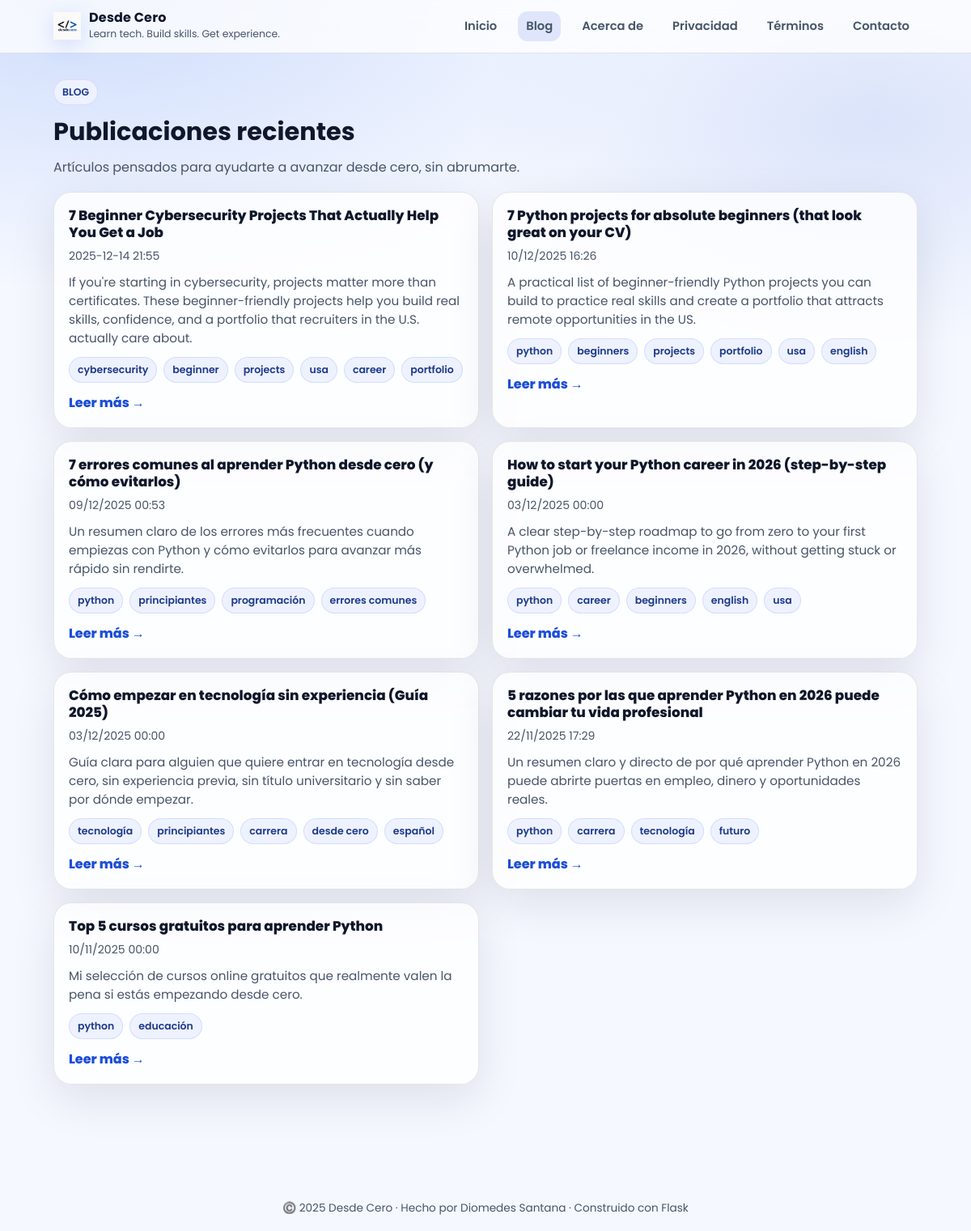
/blog, run on an earlier commit of the app's database.
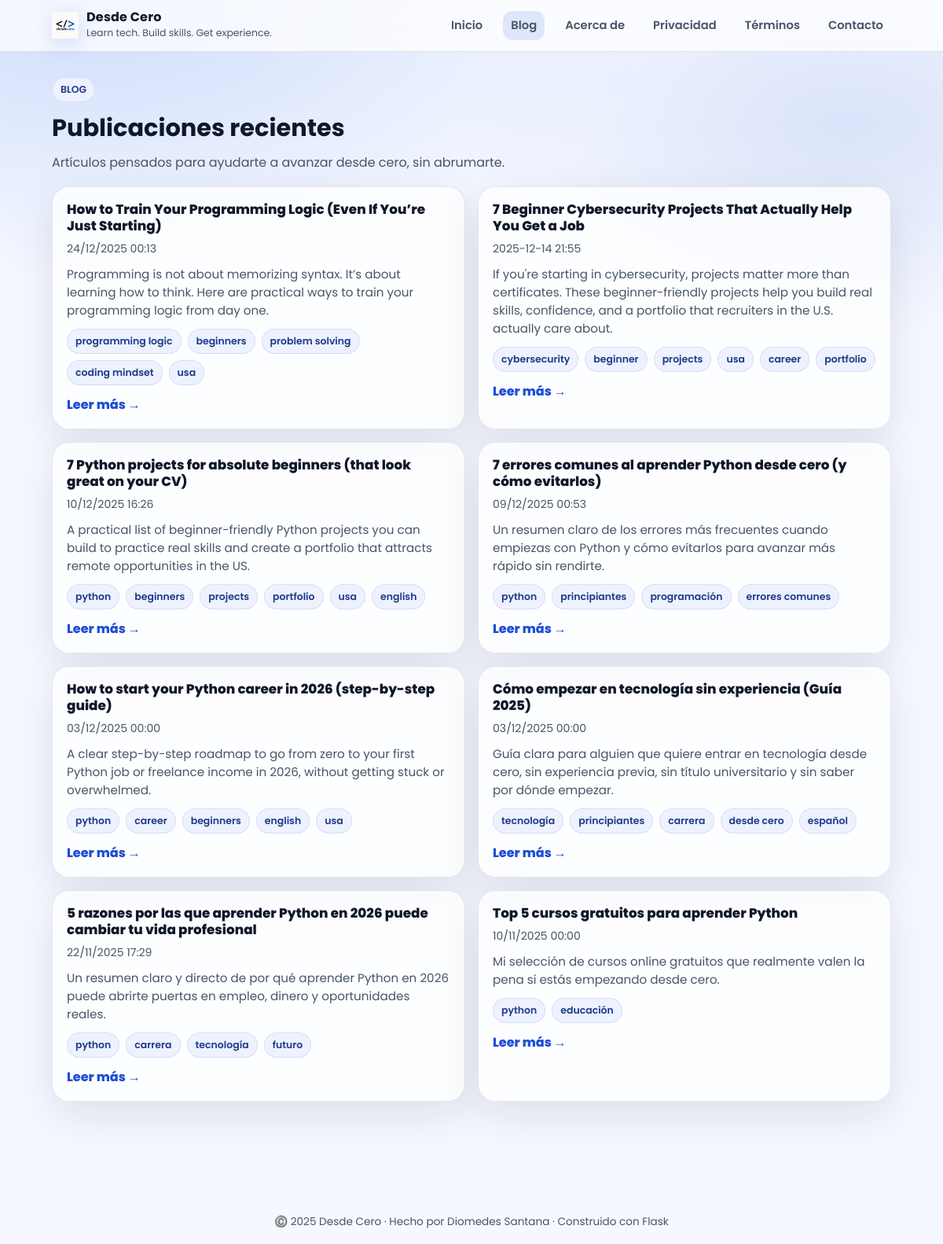
And on a later commit of the database.
### tables this page shows
CREATE TABLE posts (
            id      INTEGER PRIMARY KEY AUTOINCREMENT,
            title   TEXT NOT NULL,
            slug    TEXT NOT NULL UNIQUE,
            date    TEXT NOT NULL,      -- formato ISO 'YYYY-MM-DD HH:MM:SS'
            tags    TEXT,
            excerpt TEXT,
            content TEXT NOT NULL
        , content_html TEXT);

### main.py (the view)
@app.route("/blog")
def blog_list():
    posts = get_all_posts()
    return render_template("blog_list.html", posts=posts)

### main.py (called while the page is built)
def get_conn():
    conn = sqlite3.connect(DB_PATH)
    conn.row_factory = sqlite3.Row  # permite acceder por nombre de columna
    return conn

def get_all_posts():
    conn = get_conn()
    cur = conn.cursor()
    cur.execute("SELECT * FROM posts ORDER BY date DESC")
    rows = cur.fetchall()
    conn.close()
    return rows

@app.template_filter("fecha")
def formato_fecha(value):
    try:
        if isinstance(value, str):
            dt = datetime.strptime(value, "%Y-%m-%d %H:%M:%S")
        else:
            dt = value
        return dt.strftime("%d/%m/%Y %H:%M")
    except Exception:
        return value

@app.context_processor
def inject_globals():
    now = datetime.utcnow()
    return {
        "now": now,
        "current_year": now.year,
        "site_name": "Desde Cero",
    }

### templates/blog_list.html (shortened to what this page needs)
{% extends "base.html" %}
{% set active_page = 'blog' %}
{% block content %}
<div class="wrap">
  <div class="header">
    <div class="chip">BLOG</div>
    <h1 style="margin-top:10px;">Publicaciones recientes</h1>
    <p>Artículos pensados para ayudarte a avanzar desde cero, sin abrumarte.</p>
  </div>
  {% if posts %}
    <div class="grid">
      {% for post in posts %}
        <article class="card post-card">
          <h2>
            <a href="{{ url_for('post_detail', slug=post['slug']) }}">{{ post['title'] }}</a>
          </h2>
          <div class="meta">
            {{ post['date']|fecha }}
          </div>
          {% if post['excerpt'] %}
            <p class="excerpt">{{ post['excerpt'] }}</p>
          {% endif %}
          {% if post['tags'] %}
            <div class="chips">
              {% for tag in post['tags'].split(',') %}
                <span class="chip">{{ tag.strip() }}</span>
              {% endfor %}
            </div>
          {% endif %}
          <a class="read" href="{{ url_for('post_detail', slug=post['slug']) }}">Leer más →</a>
        </article>
      {% endfor %}
    </div>
  {% else %}
    <p style="color:var(--muted);">Todavía no hay publicaciones.</p>
  {% endif %}
</div>
{% endblock %}

### templates/base.html (shortened to what this page needs)
<!doctype html>
<html lang="es">
<head>
</head>
<body>
  <header class="navbar">
    <div class="nav-inner">
      <a href="{{ url_for('home') }}" class="brand">
        <img src="{{ url_for('static', filename='logo.png') }}" alt="Logo">
        <div>
          <div class="brand-title">Desde Cero</div>
          <div class="brand-sub">Learn tech. Build skills. Get experience.</div>
        </div>
      </a>
      <nav class="nav-links">
        <a href="{{ url_for('home') }}" class="{% if active_page == 'home' %}nav-active{% endif %}">Inicio</a>
        <a href="{{ url_for('blog_list') }}" class="{% if active_page == 'blog' %}nav-active{% endif %}">Blog</a>
        <a href="{{ url_for('about') }}" class="{% if active_page == 'about' %}nav-active{% endif %}">Acerca de</a>
        <a href="{{ url_for('privacy') }}">Privacidad</a>
        <a href="{{ url_for('terms') }}">Términos</a>
        <a href="{{ url_for('contact') }}">Contacto</a>
      </nav>
    </div>
  </header>
  <main class="page">
    {% block content %}{% endblock %}
  </main>
  <footer>
    ©️ {{ current_year }} Desde Cero · Hecho por Diomedes Santana · Construido con Flask
  </footer>
</body>
</html>

### templates/base.html (style rules this page uses)
:root { --bg: #f5f8ff; --panel: rgba(255,255,255,.78); --panel-strong: #ffffff; --text: #0f172a; --muted: #475569; --border: rgba(15,23,42,.10); --shadow: 0 18px 55px rgba(15, 23, 42, .10); --blue: #1d4ed8; --blue2:#2563eb; --blueSoft:#eaf2ff; --chip:#eef2ff; }
* { box-sizing:border-box; }
body { margin:0; font-family:"Poppins", sans-serif; background: radial-gradient(1200px 600px at 10% 0%, rgba(37,99,235,.18), transparent 60%), radial-gradient(900px 500px at 90% 10%, rgba(29,78,216,.12), transparent 55%), var(--bg); color:var(--text); }
.navbar { position:sticky; top:0; z-index:50; background: rgba(255,255,255,.75); backdrop-filter: blur(12px); border-bottom: 1px solid var(--border); }
.nav-inner { max-width:1100px; margin:0 auto; padding: 14px 16px; display:flex; align-items:center; justify-content:space-between; gap:14px; }
.brand { display:flex; align-items:center; gap:10px; text-decoration:none !important; color:inherit; }
.brand img { width:34px;height:34px;object-fit:contain; filter: drop-shadow(0 6px 14px rgba(29,78,216,.18)); }
.brand-title { font-weight:700; line-height:1.05; letter-spacing: .2px; }
.brand-sub { font-size:.78rem; color:var(--muted); margin-top:2px; }
.nav-links { display:flex; align-items:center; gap:16px; flex-wrap:wrap; }
.nav-links a { text-decoration:none; color:var(--muted); font-weight:600; font-size:.92rem; padding:8px 10px; border-radius: 12px; transition:.15s ease; }
.nav-active { background: rgba(29,78,216,.12); color: var(--blue); }
.page { max-width:1100px; margin: 0 auto; padding: 26px 16px 70px; }
.card { background: var(--panel); border: 1px solid var(--border); border-radius: 22px; box-shadow: var(--shadow); }
.chip { display:inline-flex; align-items:center; gap:6px; padding: 6px 10px; border-radius: 999px; background: var(--chip); border: 1px solid rgba(29,78,216,.12); color: #1e3a8a; font-size: .78rem; font-weight: 600; }
footer { margin-top: 55px; padding: 18px 16px; text-align:center; color: var(--muted); font-size:.85rem; }

### templates/blog_list.html (style rules this page uses)
.wrap { padding-top: 6px; }
.header { margin-bottom: 18px; }
.header h1 { margin:0; font-size:1.9rem; }
.header p { margin:8px 0 0; color: var(--muted); }
.grid { display:grid; gap:16px; }
@media (min-width:900px) { .grid { grid-template-columns: repeat(2, minmax(0,1fr)); } }
.post-card { padding: 18px; }
.post-card h2 { margin:0 0 8px; font-size:1.05rem; line-height:1.25; }
.post-card h2 a { color: var(--text); text-decoration:none; font-weight:800; }
.meta { color: var(--muted); font-size:.88rem; margin-bottom: 10px; }
.excerpt { margin:0; color: var(--muted); font-size:.95rem; }
.chips { display:flex; flex-wrap:wrap; gap:8px; margin-top:12px; }
.read { margin-top: 12px; display:inline-flex; font-weight:800; color: var(--blue); text-decoration:none; }

What changed in the data, as far as the page shows it:
added posts: title "How to Train Your Programming Logic (Even If You’re Just Starting)", date|fecha "24/12/2025 00:13", excerpt "Programming is not about memorizing syntax. It’s about learning how to think. Here are practical ways to train your programming logic from day one.", strip "programming logic" "beginners" "problem solving" "coding mindset" "usa"
